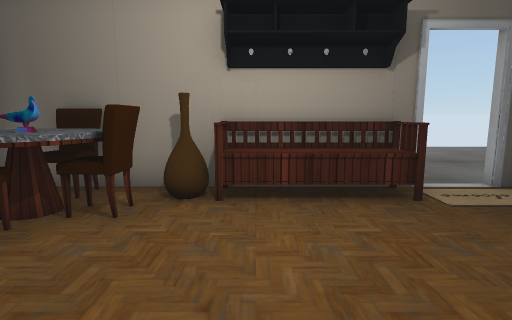
[1] (above)

19 first-person views from a walk through a scene from a Unity 3-D project. The camera is 1.3 m above the floor, tilts 8° down and sees 80° across. Doors are open. The floor is counted in squares, 1 m on a side. Each view is taken from the middle of a square. On the plan, view 1 faces up. The plan holds only what a view shows up to about 14 squares ahead; the rest is blank. The player is left out. Some surface patterns are stand-ins.

[2]
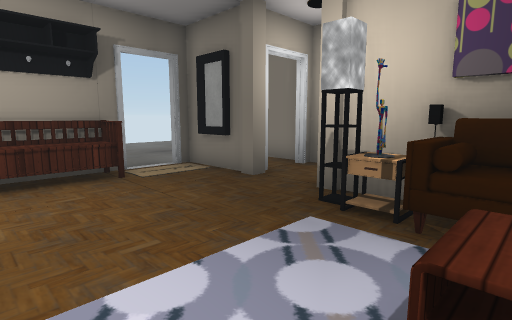

[3]
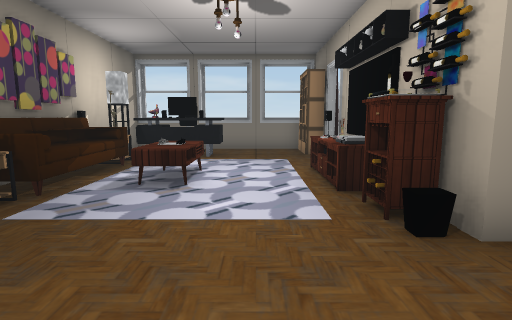

[4]
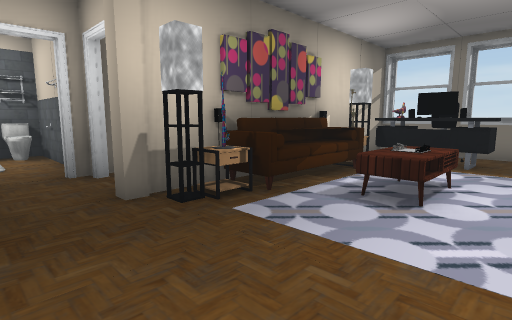

[5]
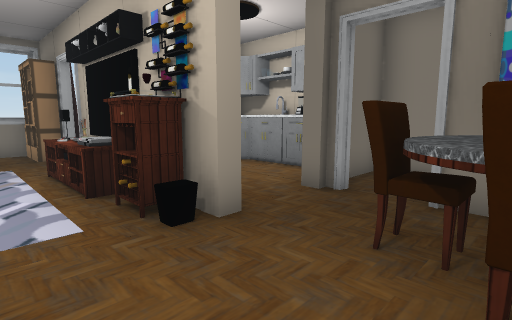

[6]
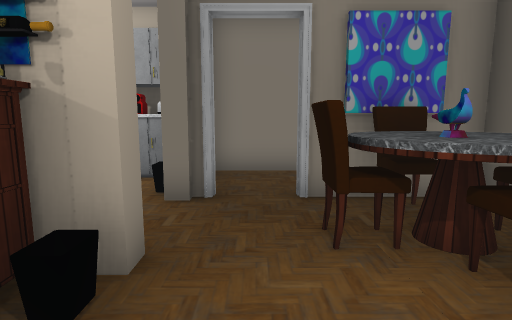

[7]
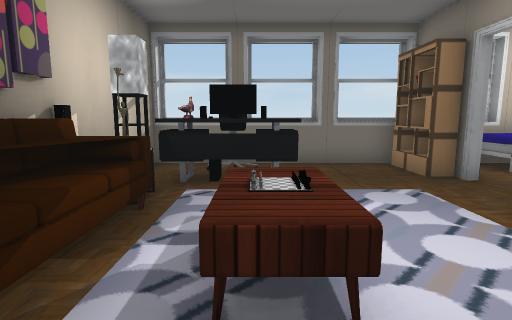

[8]
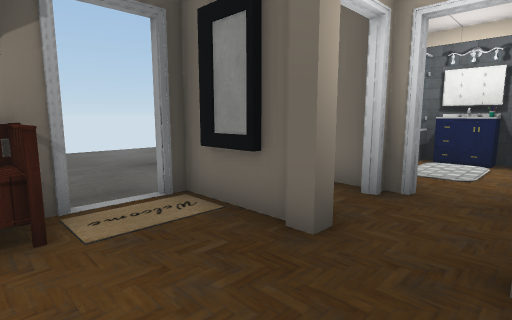

[9]
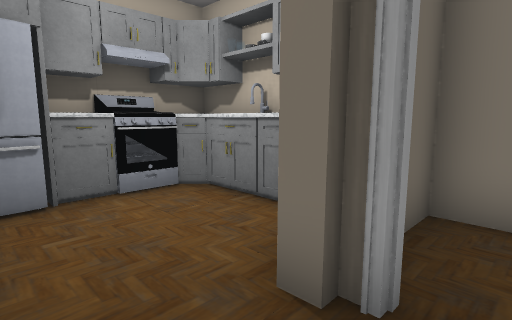

[10]
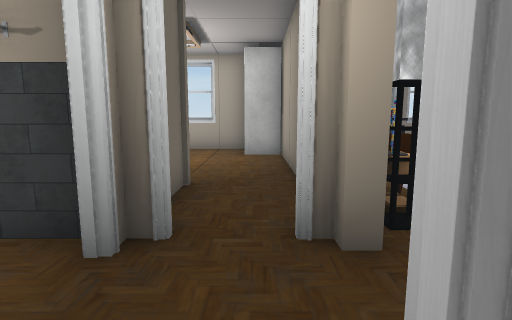

[11]
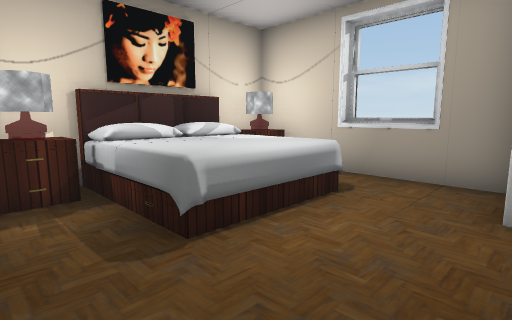

[12]
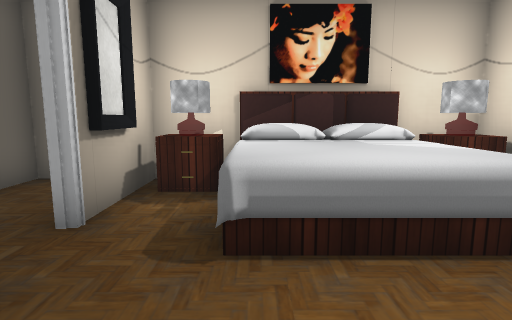

[13]
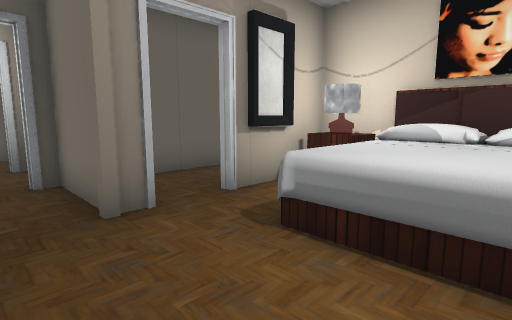

[14]
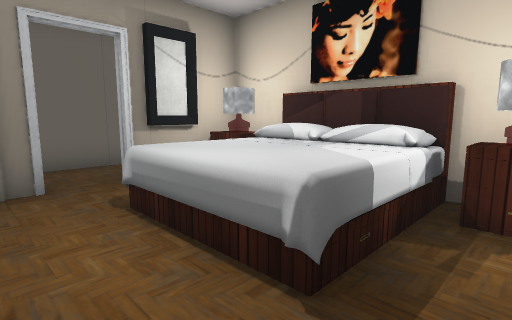

[15]
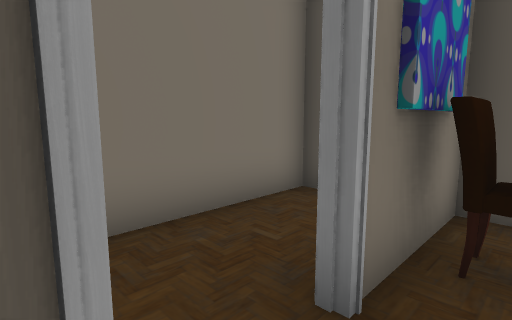

[16]
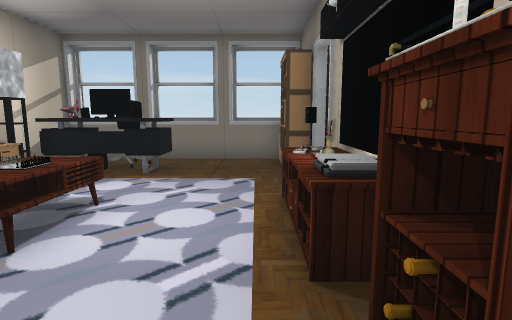

[17]
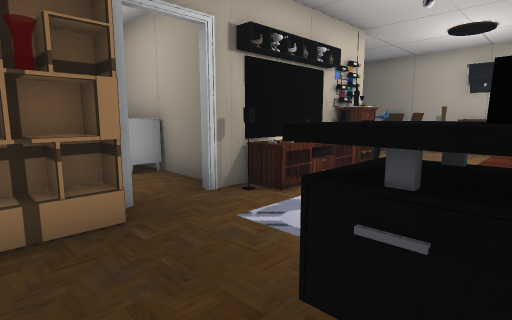

[18]
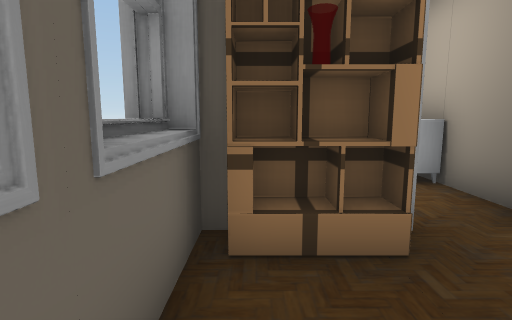

[19]
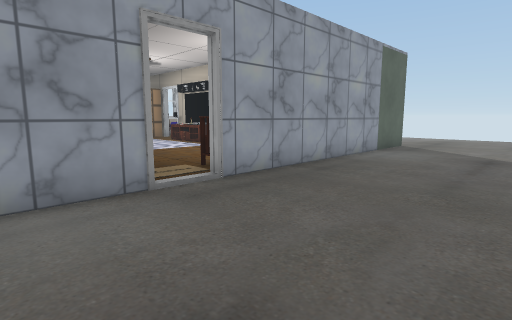

### Floor plan
Key: @ floor where view 1 was taken; # wall or solid block; . floor; D open door; = window, fence, low wall or low ledge; ^ raised ledge; T table; C chair; B bench; M mirror; P pillar; S sofa; A TV; H shelf; E bed; F fridge; G stove; L closet; O other object.
Columns run from 9 left of view 1 to 12 right of it. Each row starts with its distance up from view 1.
 14               ......
 13               ......
 12               .....
 11           ........
 10  .................
  9 .................
  8 .................
  7  ................
  6  ###########DD###
  5  #..#TCTOBBB..#.#
  4  #..#CTC......M.##   #
  3  #..#TC.......PDD#...O
  2  #..D...........DD...O
  1  ###P.P.......PDD#####
  0   O#..# .@...T#.#....#
 -1   O....#.   .T#.#....#
 -2   ^....O..TT.S#.PDD###
 -3   ####FA. TT.S#.....TT
 -4   ##GOOH.   .T#...EEEE
 -5   OOO DD.....T#...EEEE
 -6      .DD..^OO##...EEEE
 -7      E#H...OC^#L..EETT
 -8     EE#H....C.#L....OO
 -9     ####=#=#######=###

Where each view was taken, in squares from view 1:
view 1: 0 up, 0 right, facing up
view 2: 2 down, 0 right, facing up-right
view 3: 4 up, 0 right, facing down
view 4: 3 up, 0 right, facing down-right
view 5: 4 up, 0 right, facing down-left
view 6: 2 up, 0 right, facing left
view 7: 0 up, 2 right, facing down
view 8: 1 up, 2 right, facing up-right
view 9: 2 up, 3 left, facing down-left
view 10: 4 up, 6 right, facing down
view 11: 2 down, 6 right, facing down-right
view 12: 4 down, 6 right, facing right
view 13: 6 down, 6 right, facing up-right
view 14: 8 down, 7 right, facing up-right
view 15: 1 up, 4 left, facing up-left
view 16: 1 up, 1 left, facing down
view 17: 8 down, 2 right, facing up-left
view 18: 8 down, 1 right, facing left
view 19: 11 up, 7 right, facing down-left
